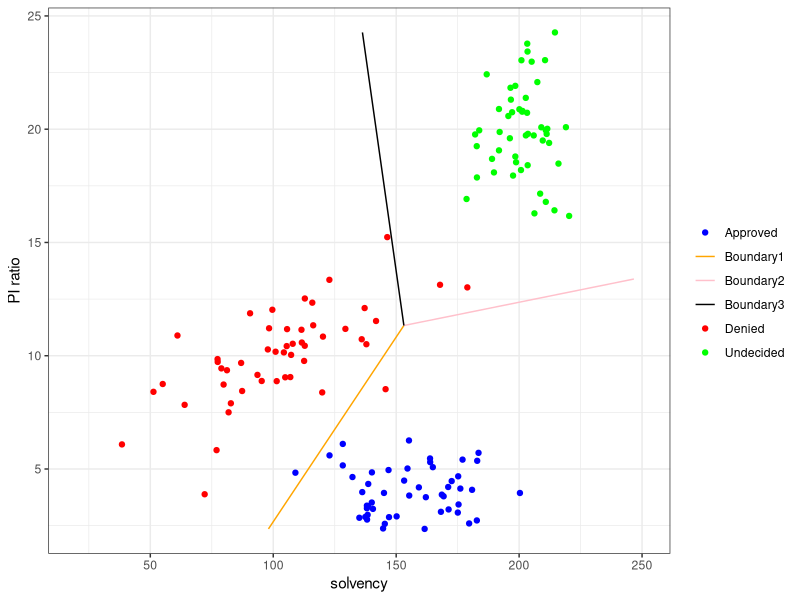

Write the R code that produced this figure.
#load require packages
if (!require("ggplot2")) install.packages("ggplot2"); library(ggplot2)
if (!require("mvtnorm")) install.packages("mvtnorm"); library(mvtnorm)

# define function to create dataset with third category
loanData <- function(noApproved, noDenied, noUndecided, muApproved, muDenied, muUndecided, sdApproved, 
                     sdDenied, sdUndecided, rhoApproved, rhoDenied, rhoUndecided, seed=1111) {
  
  sigmaXY <- function(rho, sdX, sdY) {
    covTerm <- rho * sdX * sdY
    VCmatrix <- matrix(c(sdX^2, covTerm, covTerm, sdY^2), 
                       2, 2, byrow = TRUE)
    return(VCmatrix)
  }
  
  genBVN <- function(n = 1, seed = NA, muXY=c(0,1), sigmaXY=diag(2)) {
    if(!is.na(seed)) set.seed(seed)
    rdraws <- rmvnorm(n, mean = muXY, sigma = sigmaXY)
    return(rdraws)
  }
  
  sigmaApproved <- sigmaXY(rho=rhoApproved, sdX=sdApproved[1], sdY=sdApproved[2])
  sigmaDenied <- sigmaXY(rho=rhoDenied, sdX=sdDenied[1], sdY=sdDenied[2])
  sigmaUndecided <- sigmaXY(rho=rhoUndecided, sdX=sdUndecided[1], sdY=sdUndecided[2])
  
  approved <- genBVN(noApproved, muApproved, sigmaApproved, seed = seed)
  denied <- genBVN(noDenied, muDenied, sigmaDenied, seed = seed+1)
  undecided <- genBVN(noUndecided, muUndecided, sigmaUndecided, seed = seed+2)
  
  
  loanDf <- as.data.frame(rbind(approved,denied,undecided))
  deny <- c(rep("Approved", noApproved), rep("Denied", noDenied), rep("Undecided", noUndecided))
  target = c(rep(0, noApproved), rep(1, noDenied), rep(2, noUndecided))
  loanDf <- data.frame(loanDf, deny, target)
  colnames(loanDf) <- c("PIratio", "solvency", "deny", "target")
  return(loanDf)
}

# generate data with new category "Undecided"
noApproved <- 50; noDenied <- 50; noUndecided <- 50
loanDf <- loanData(noApproved, noDenied, noUndecided, c(4, 150), c(10, 100), c(20,200),
                   c(1,20), c(2,30), c(2,10), -0.1, 0.6, 0.1, 1221)

# compute weights
X <- as.matrix(cbind(ind=rep(1, nrow(loanDf)), 
                     loanDf[,c("PIratio", "solvency")]))
Y <- cbind(target1 = c(rep(1, noApproved), rep(0, noDenied), rep(0, noUndecided)),
           target2 = c(rep(0, noApproved), rep(1, noDenied), rep(0, noUndecided)),
           target3 = c(rep(0, noApproved + noDenied), rep(1, noUndecided))
)

weights <- solve(t(X)%*%X) %*% t(X) %*% Y

# compute predictions
predictions <- X %*% weights
predictedLabel = c()

for ( i in 1:nrow(predictions)) {
  
  if (max(predictions[i,1], predictions[i,2], predictions[i,3]) == predictions[i,1]) {
    predictedLabel[i] = "Approved"
  }
  if (max(predictions[i,1], predictions[i,2], predictions[i,3]) == predictions[i,2]) {
    predictedLabel[i] = "Denied"
  }
  if (max(predictions[i,1], predictions[i,2], predictions[i,3]) == predictions[i,3]) {
    predictedLabel[i] = "Undecided"
  }
}

dataPred <- data.frame(loanDf, predictedLabel)
write.csv(dataPred, file = "predictions.csv")

# compute the boundary lines, including the intercept
x <- seq(min(loanDf["PIratio"]), max(loanDf["PIratio"]), 
         length.out = nrow(loanDf))

intx = ((weights[1,1] - weights[1,2])/(weights[3,2] - weights[3,1]) -
          (weights[1,3] - weights[1,1])/(weights[3,1] - weights[3,3]))/
  ((weights[2,3] - weights[2,1])/(weights[3,1] - weights[3,3]) - 
     (weights[2,1] - weights[2,2])/(weights[3,2] - weights[3,1]))

inty = (weights[1,1] - weights[1,2])/(weights[3,2] - weights[3,1]) +
  intx*(weights[2,1] - weights[2,2])/(weights[3,2] - weights[3,1]) 

x <- c(x,intx)

y <- (weights[1,1] - weights[1,2])/(weights[3,2] - weights[3,1]) +
  x*(weights[2,1] - weights[2,2])/(weights[3,2] - weights[3,1])

y1 <- (weights[1,3] - weights[1,1])/(weights[3,1] - weights[3,3]) +
  x*(weights[2,3] - weights[2,1])/(weights[3,1] - weights[3,3])

y2 <- (weights[1,3] - weights[1,2])/(weights[3,2] - weights[3,3]) +
  x*(weights[2,3] - weights[2,2])/(weights[3,2] - weights[3,3])

X2 = cbind(rep(1, length(x)),x,y)
X3 = cbind(rep(1, length(x)),x,y1)
X4 = cbind(rep(1, length(x)),x,y2)

pred2 = X2 %*% weights
pred3 = X3 %*% weights
pred4 = X4 %*% weights

B2 = cbind(X2, pred2)
B3 = cbind(X3, pred3)
B4 = cbind(X4, pred4)

bo2 = data.frame()
bo3 = data.frame()
bo4 = data.frame()

for (i in 1:151) {
  if (((round(B2[i,4],11) == round(B2[i,5],11)) & (round(B2[i,5],11) >= round(B2[i,6],11)))) 
  {bo2 = rbind(bo2,B2[i,])}
}
for (i in 1:151) {
  if (((round(B3[i,4],11) == round(B3[i,6],11)) & (round(B3[i,6],11) >= round(B3[i,5],11)))) 
  {bo3 = rbind(bo3,B3[i,])}
}
for (i in 1:151) {
  if (((round(B4[i,5],11) == round(B4[i,6],11)) & (round(B4[i,6],11) >= round(B4[i,4],11)))) 
  {bo4 = rbind(bo4,B4[i,])}
}

colnames(bo2) = colnames(B2)
colnames(bo3) = colnames(B3)
colnames(bo4) = colnames(B4)

boundaryDf <- data.frame(PIratio=bo2[,2], solvency=bo2[,3], 
                         deny=rep("Boundary1", length(bo2[,2])))
boundaryDf1 <- data.frame(PIratio=bo3[,2], solvency=bo3[,3], 
                          deny=rep("Boundary2", length(bo3[,2])))
boundaryDf2 <- data.frame(PIratio=bo4[,2], solvency=bo4[,3], 
                          deny=rep("Boundary3", length(bo4[,2])))

# plot the data and the boundries
plotDiscFnc <- function() {
  pdf("discFunction3C.pdf", width = 10)
  print(
    ggplot(data = loanDf, 
           aes(x = solvency, y = PIratio, colour=deny)) + 
      geom_point() +
      xlab("solvency") +
      ylab("PI ratio") +
      theme_bw() + 
      geom_line(data=boundaryDf) +
      geom_line(data=boundaryDf1) +
      geom_line(data=boundaryDf2) +
      xlim(20,250)+
      scale_color_manual("", 
                         values = c("Boundary1" = "orange", 
                                    "Approved" = "blue", "Denied" = "red", "Undecided"
                                    = "green", "Boundary2" = "pink", "Boundary3" = "black"))
  )
  dev.off()
}
plotDiscFnc()